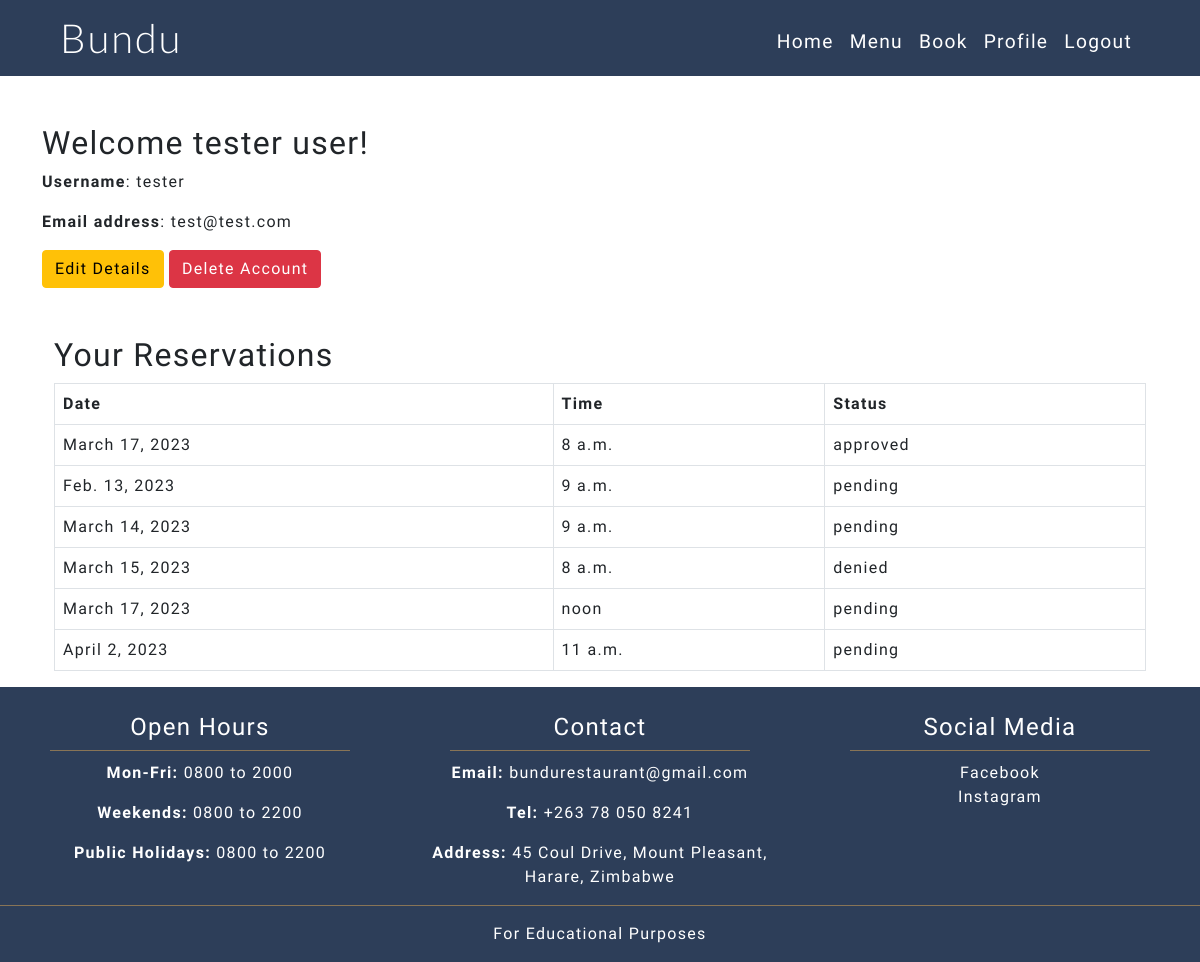
Page /accounts/profile/ (signed in) on the committed database.
### reservations/models.py (models this page shows, shortened)
class Reservation(models.Model):
    user = models.ForeignKey(User, on_delete=models.CASCADE)
    first_name = models.CharField(max_length=35, null=False, blank=False)
    last_name = models.CharField(max_length=35, null=False, blank=False)
    email = models.EmailField(null=False, blank=False)
    phone_number = models.CharField(blank=True, null=True, max_length=15)
    no_of_people = models.IntegerField(choices=no_of_people_choices, default=1)
    date = models.DateField()
    time = models.TimeField(choices=reservation_times)
    date_of_request = models.DateTimeField(auto_now_add=True)
    status = models.CharField(max_length=8, choices=STATUS, default="pending")
    @property
    def is_past_date(self):
        return date.today() > self.date

### accounts/views.py (the view)
# urls.py: path('accounts/profile/', views.profile_page, name='profile_page'),
def profile_page(request):
    if request.user.is_authenticated and request.user.is_staff is False:
        f_name = request.user.first_name
        l_name = request.user.last_name
        username = request.user.username
        email_address = request.user.email
        reservations = Reservation.objects.filter(user=request.user)
        context = {
            'f_name': f_name,
            'l_name': l_name,
            'username': username,
            'email_address': email_address,
            'reservations': reservations,
        }
        return render(request, 'profile.html', context)
    else:
        return redirect('home')

### accounts/templates/profile.html (shortened to what this page needs)
{% extends "base.html" %}
{% block content %}
    <div class="container pt-5 fill-screen below-nav">
        <h2>Welcome {{ f_name }} {{ l_name }}!</h2>
        <p><span class="fw-bold">Username</span>: {{ username }}</p>
        <p><span class="fw-bold">Email address</span>: {{ email_address }}</p>
        <a class="btn btn-warning" href="{% url 'edit_account' request.user.id %}">Edit Details</a>
        <a class="btn btn-danger" href="{% url 'delete_account' request.user.id %}">Delete Account</a>
    <div class="container pt-5">
      <h2>Your Reservations</h2>
      {% if reservations %}
      <table class="table tabel-striped table-hover table-bordered">
        <thead>
          <tr>
            <th scope="col">Date</th>
            <th scope="col">Time</th>
            <th scope="col">Status</th>
          </tr>
        </thead>
            {% for reservation in reservations %}
              <tr class='clickable-row menu-modal-link' data-bs-toggle="modal" data-bs-target="#modal{{ reservation.id }}">
                <td>{{ reservation.date }}</td>
                <td>{{ reservation.time }}</td>
                <td>{{ reservation.status }}</td>
              </tr>
              {% endfor %}
      </table>
    </div>
    {% else %}
    <p class="fw-bold">You do not currently have any reservation records.</p>
    {% endif %}
</div>
{%endblock%}

### static/css/style.css (style rules this page uses)
body { font-family: "PT Sans", "sans-serif"; letter-spacing: 1.3px; }
.fill-screen { min-height: calc(100vh - 325px); }
.below-nav { margin-top: 76px; }

### rows in the picture
Reservation: date "March 17, 2023", time "8 a.m.", status "approved"
Reservation: date "Feb. 13, 2023", time "9 a.m.", status "pending"
Reservation: date "March 14, 2023", time "9 a.m.", status "pending"
Reservation: date "March 15, 2023", time "8 a.m.", status "denied"
Reservation: date "March 17, 2023", time "noon", status "pending"
Reservation: date "April 2, 2023", time "11 a.m.", status "pending"

### other values in the picture
{{ f_name }} "tester"
{{ l_name }} "user"
{{ username }} "tester"
{{ email_address }} "test@test.com"
